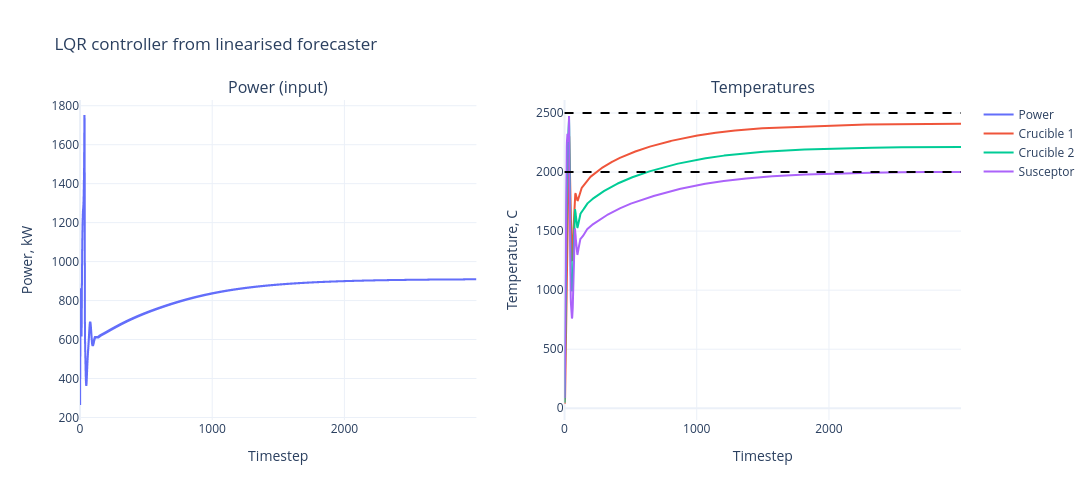
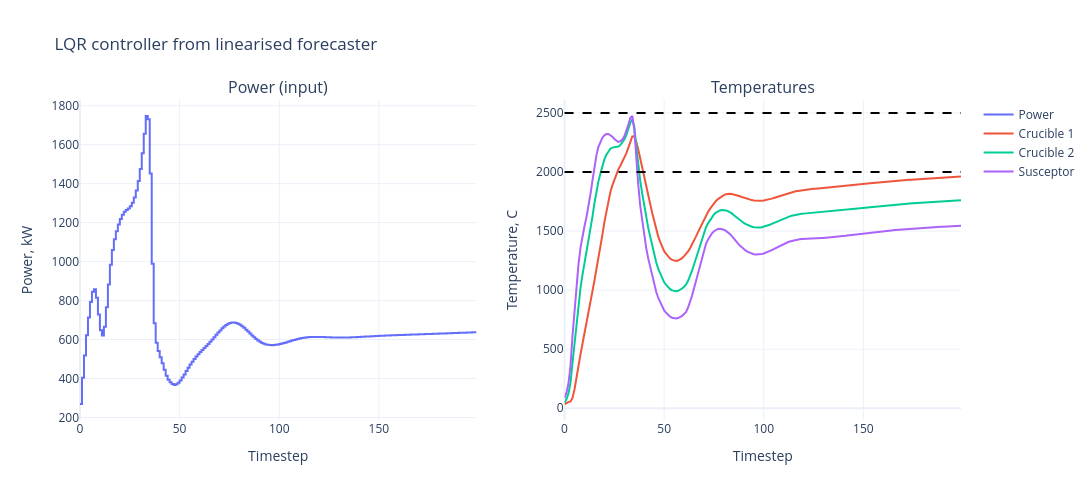

Notebook source saved alongside these figures, in order:
### Code cell
import numpy as np
import plotly.graph_objects as go
from plotly.subplots import make_subplots

t = np.arange(Z_traj.shape[0])
limit = 3000

fig = make_subplots(
    rows=1,
    cols=2,
    subplot_titles=(
        f"Power (input)",
        f"Temperatures"
    )
)

# --- Left subplot: power trajectory ---
fig.add_trace(
    go.Scatter(
        x=np.arange(p_opt.shape[0]),
        y=p_opt_us[:limit],
        mode="lines",
        line_shape="hv",  # equivalent to plt.step
        name="Power"
    ),
    row=1,
    col=1
)

# --- Right subplot: Z trajectories ---

fig.add_trace(
    go.Scatter(
        x=t,
        y=(Z_traj[:limit] @ c1_picker.numpy().T).mean(axis=1),
        mode="lines",
        name="Crucible 1"
    ),
    row=1,
    col=2
)
fig.add_trace(
    go.Scatter(
        x=t,
        y=(Z_traj[:limit] @ c2_picker.numpy().T).mean(axis=1),
        mode="lines",
        name="Crucible 2"
    ),
    row=1,
    col=2
)
fig.add_trace(
    go.Scatter(
        x=t,
        y=(Z_traj[:limit] @ sus_picker.numpy().T).mean(axis=1),
        mode="lines",
        name="Susceptor"
    ),
    row=1,
    col=2
)

# Horizontal target lines
fig.add_hline(
    y=-sus_target,
    line_dash="dash",
    line_color="black",
    row=1,
    col=2
)

fig.add_hline(
    y=c1_target,
    line_dash="dash",
    line_color="black",
    row=1,
    col=2
)

fig.update_yaxes(title_text='Power, kW',row=1,col=1)
fig.update_yaxes(title_text='Temperature, C',row=1,col=2)
fig.update_xaxes(title_text='Timestep')#,row=1,col=1)
fig.update_layout(
    width=1200,
    height=500,
    showlegend=True,
    template="plotly_white",
    title='LQR controller from linearised forecaster'
)

fig.show()

limit = 200

fig = make_subplots(
    rows=1,
    cols=2,
    subplot_titles=(
        f"Power (input)",
        f"Temperatures"
    )
)

# --- Left subplot: power trajectory ---
fig.add_trace(
    go.Scatter(
        x=np.arange(p_opt.shape[0]),
        y=p_opt_us[:limit],
        mode="lines",
        line_shape="hv",  # equivalent to plt.step
        name="Power"
    ),
    row=1,
    col=1
)

# --- Right subplot: Z trajectories ---

fig.add_trace(
    go.Scatter(
        x=t,
        y=(Z_traj[:limit] @ c1_picker.numpy().T).mean(axis=1),
        mode="lines",
        name="Crucible 1"
    ),
    row=1,
    col=2
)
fig.add_trace(
    go.Scatter(
        x=t,
        y=(Z_traj[:limit] @ c2_picker.numpy().T).mean(axis=1),
        mode="lines",
        name="Crucible 2"
    ),
    row=1,
    col=2
)
fig.add_trace(
    go.Scatter(
        x=t,
        y=(Z_traj[:limit] @ sus_picker.numpy().T).mean(axis=1),
        mode="lines",
        name="Susceptor"
    ),
    row=1,
    col=2
)

# Horizontal target lines
fig.add_hline(
    y=-sus_target,
    line_dash="dash",
    line_color="black",
    row=1,
    col=2
)

fig.add_hline(
    y=c1_target,
    line_dash="dash",
    line_color="black",
    row=1,
    col=2
)

fig.update_yaxes(title_text='Power, kW',row=1,col=1)
fig.update_yaxes(title_text='Temperature, C',row=1,col=2)
fig.update_xaxes(title_text='Timestep')#,row=1,col=1)
fig.update_layout(
    width=1200,
    height=500,
    showlegend=True,
    template="plotly_white",
    title='LQR controller from linearised forecaster'
)

fig.show()

### Figure 1 — Plotly figure (JSON) as saved in the notebook; plotly's stock layout.template omitted (floating-point values rounded to 4 significant figures; data arrays with more than 128 entries replaced by an {"elided": "..."} marker saying what was removed)
{"data": [{"line": {"shape": "hv"}, "mode": "lines", "name": "Power", "type": "scatter", "x": {"elided": "10000 int values"}, "xaxis": "x", "y": {"elided": "3000 float values"}, "yaxis": "y"}, {"mode": "lines", "name": "Crucible 1", "type": "scatter", "x": {"elided": "10001 int values"}, "xaxis": "x2", "y": {"elided": "3000 float values"}, "yaxis": "y2"}, {"mode": "lines", "name": "Crucible 2", "type": "scatter", "x": {"elided": "10001 int values"}, "xaxis": "x2", "y": {"elided": "3000 float values"}, "yaxis": "y2"}, {"mode": "lines", "name": "Susceptor", "type": "scatter", "x": {"elided": "10001 int values"}, "xaxis": "x2", "y": {"elided": "3000 float values"}, "yaxis": "y2"}], "layout": {"annotations": [{"font": {"size": 16}, "showarrow": false, "text": "Power (input)", "x": 0.225, "xanchor": "center", "xref": "paper", "y": 1, "yanchor": "bottom", "yref": "paper"}, {"font": {"size": 16}, "showarrow": false, "text": "Temperatures", "x": 0.775, "xanchor": "center", "xref": "paper", "y": 1, "yanchor": "bottom", "yref": "paper"}], "height": 500, "shapes": [{"line": {"color": "black", "dash": "dash"}, "type": "line", "x0": 0, "x1": 1, "xref": "x2 domain", "y0": 2500, "y1": 2500, "yref": "y2"}, {"line": {"color": "black", "dash": "dash"}, "type": "line", "x0": 0, "x1": 1, "xref": "x2 domain", "y0": 2000, "y1": 2000, "yref": "y2"}], "showlegend": true, "title": {"text": "LQR controller from linearised forecaster"}, "width": 1200, "xaxis": {"anchor": "y", "domain": [0, 0.45], "title": {"text": "Timestep"}}, "xaxis2": {"anchor": "y2", "domain": [0.55, 1], "title": {"text": "Timestep"}}, "yaxis": {"anchor": "x", "domain": [0, 1], "title": {"text": "Power, kW"}}, "yaxis2": {"anchor": "x2", "domain": [0, 1], "title": {"text": "Temperature, C"}}}}

### Figure 2 — Plotly figure (JSON) as saved in the notebook; plotly's stock layout.template omitted (floating-point values rounded to 4 significant figures; data arrays with more than 128 entries replaced by an {"elided": "..."} marker saying what was removed)
{"data": [{"line": {"shape": "hv"}, "mode": "lines", "name": "Power", "type": "scatter", "x": {"elided": "10000 int values"}, "xaxis": "x", "y": {"elided": "200 float values"}, "yaxis": "y"}, {"mode": "lines", "name": "Crucible 1", "type": "scatter", "x": {"elided": "10001 int values"}, "xaxis": "x2", "y": {"elided": "200 float values"}, "yaxis": "y2"}, {"mode": "lines", "name": "Crucible 2", "type": "scatter", "x": {"elided": "10001 int values"}, "xaxis": "x2", "y": {"elided": "200 float values"}, "yaxis": "y2"}, {"mode": "lines", "name": "Susceptor", "type": "scatter", "x": {"elided": "10001 int values"}, "xaxis": "x2", "y": {"elided": "200 float values"}, "yaxis": "y2"}], "layout": {"annotations": [{"font": {"size": 16}, "showarrow": false, "text": "Power (input)", "x": 0.225, "xanchor": "center", "xref": "paper", "y": 1, "yanchor": "bottom", "yref": "paper"}, {"font": {"size": 16}, "showarrow": false, "text": "Temperatures", "x": 0.775, "xanchor": "center", "xref": "paper", "y": 1, "yanchor": "bottom", "yref": "paper"}], "height": 500, "shapes": [{"line": {"color": "black", "dash": "dash"}, "type": "line", "x0": 0, "x1": 1, "xref": "x2 domain", "y0": 2500, "y1": 2500, "yref": "y2"}, {"line": {"color": "black", "dash": "dash"}, "type": "line", "x0": 0, "x1": 1, "xref": "x2 domain", "y0": 2000, "y1": 2000, "yref": "y2"}], "showlegend": true, "title": {"text": "LQR controller from linearised forecaster"}, "width": 1200, "xaxis": {"anchor": "y", "domain": [0, 0.45], "title": {"text": "Timestep"}}, "xaxis2": {"anchor": "y2", "domain": [0.55, 1], "title": {"text": "Timestep"}}, "yaxis": {"anchor": "x", "domain": [0, 1], "title": {"text": "Power, kW"}}, "yaxis2": {"anchor": "x2", "domain": [0, 1], "title": {"text": "Temperature, C"}}}}
